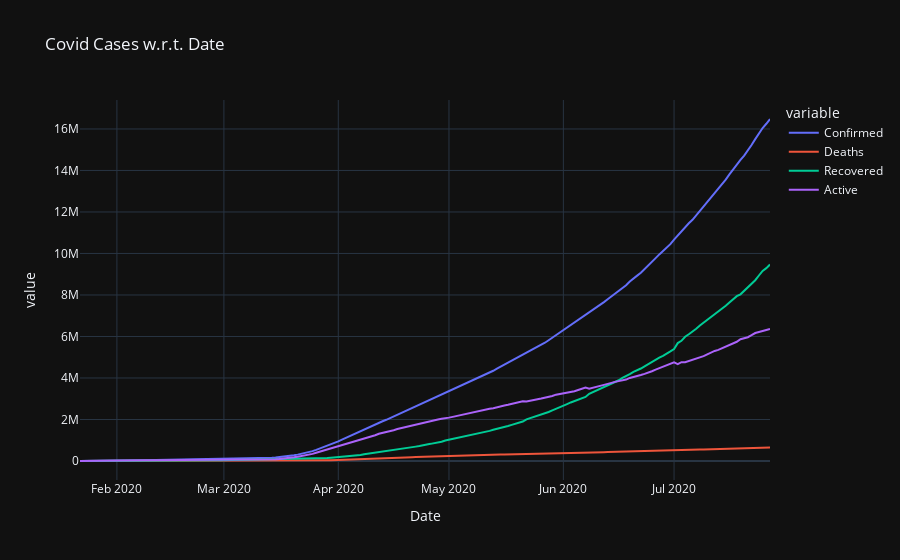

The cell this chart's notebook holds for it:
### Markdown cell above
### Line Plot

### Code cell
fig=px.line(day_wise,x="Date",y=["Confirmed","Deaths","Recovered","Active"],title="Covid Cases w.r.t. Date",template="plotly_dark")
fig.show()

### Figure 1 — Plotly figure (JSON) as saved in the notebook; plotly's stock layout.template omitted (floating-point values rounded to 4 significant figures; data arrays with more than 128 entries replaced by an {"elided": "..."} marker saying what was removed)
{"data": [{"hovertemplate": "variable=Confirmed<br>Date=%{x}<br>value=%{y}<extra></extra>", "legendgroup": "Confirmed", "line": {"color": "#636efa", "dash": "solid"}, "marker": {"symbol": "circle"}, "mode": "lines", "name": "Confirmed", "orientation": "v", "showlegend": true, "type": "scatter", "x": {"elided": "188 str values"}, "xaxis": "x", "y": {"elided": "188 int values"}, "yaxis": "y"}, {"hovertemplate": "variable=Deaths<br>Date=%{x}<br>value=%{y}<extra></extra>", "legendgroup": "Deaths", "line": {"color": "#EF553B", "dash": "solid"}, "marker": {"symbol": "circle"}, "mode": "lines", "name": "Deaths", "orientation": "v", "showlegend": true, "type": "scatter", "x": {"elided": "188 str values"}, "xaxis": "x", "y": {"elided": "188 int values"}, "yaxis": "y"}, {"hovertemplate": "variable=Recovered<br>Date=%{x}<br>value=%{y}<extra></extra>", "legendgroup": "Recovered", "line": {"color": "#00cc96", "dash": "solid"}, "marker": {"symbol": "circle"}, "mode": "lines", "name": "Recovered", "orientation": "v", "showlegend": true, "type": "scatter", "x": {"elided": "188 str values"}, "xaxis": "x", "y": {"elided": "188 int values"}, "yaxis": "y"}, {"hovertemplate": "variable=Active<br>Date=%{x}<br>value=%{y}<extra></extra>", "legendgroup": "Active", "line": {"color": "#ab63fa", "dash": "solid"}, "marker": {"symbol": "circle"}, "mode": "lines", "name": "Active", "orientation": "v", "showlegend": true, "type": "scatter", "x": {"elided": "188 str values"}, "xaxis": "x", "y": {"elided": "188 int values"}, "yaxis": "y"}], "layout": {"legend": {"title": {"text": "variable"}, "tracegroupgap": 0}, "title": {"text": "Covid Cases w.r.t. Date"}, "xaxis": {"anchor": "y", "domain": [0, 1], "title": {"text": "Date"}}, "yaxis": {"anchor": "x", "domain": [0, 1], "title": {"text": "value"}}}}
